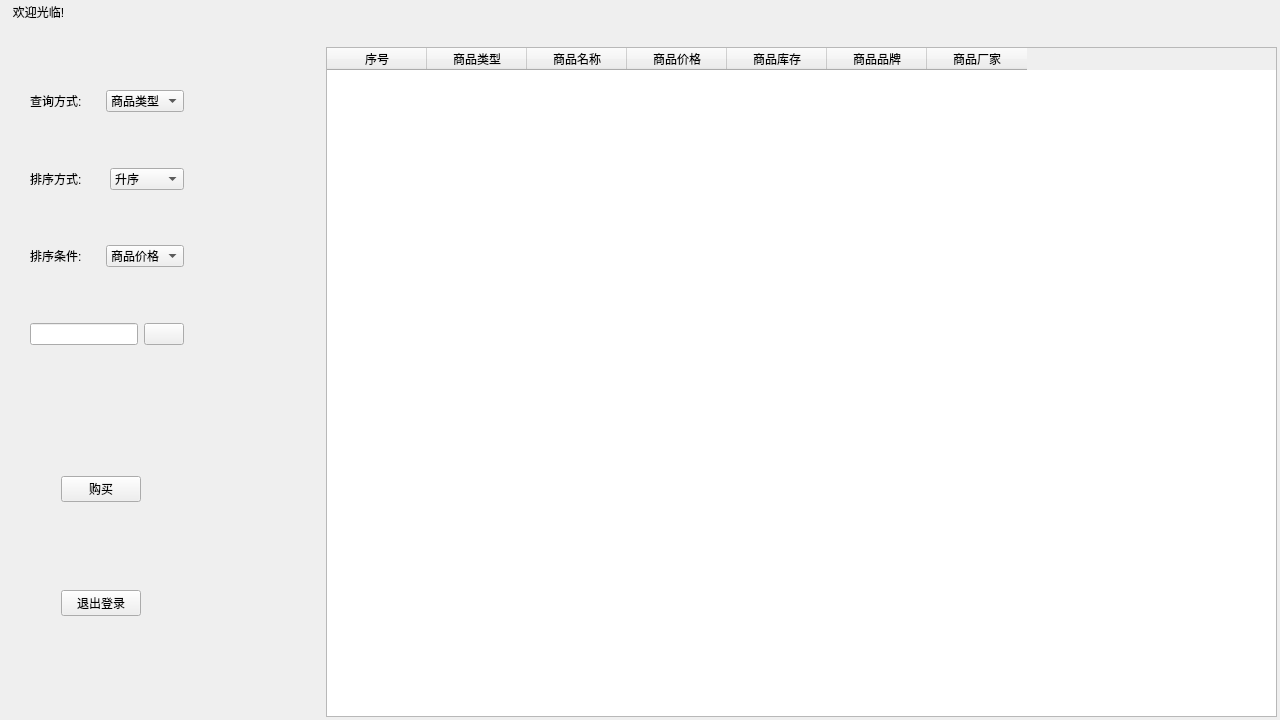
<?xml version="1.0" encoding="UTF-8"?>
<ui version="4.0">
 <class>customer</class>
 <widget class="QWidget" name="customer">
  <property name="geometry">
   <rect>
    <x>0</x>
    <y>0</y>
    <width>1280</width>
    <height>720</height>
   </rect>
  </property>
  <property name="windowTitle">
   <string>超市商品管理系统-顾客购买界面</string>
  </property>
  <property name="windowIcon">
   <iconset resource="src.qrc">
    <normaloff>:/img1/img/winIcon.jpg</normaloff>:/img1/img/winIcon.jpg</iconset>
  </property>
  <layout class="QGridLayout" name="gridLayout_10" rowstretch="0,0,0" columnstretch="1,3">
   <property name="leftMargin">
    <number>3</number>
   </property>
   <property name="topMargin">
    <number>3</number>
   </property>
   <property name="rightMargin">
    <number>3</number>
   </property>
   <property name="bottomMargin">
    <number>3</number>
   </property>
   <item row="2" column="1">
    <widget class="QTableWidget" name="tableWidget">
     <column>
      <property name="text">
       <string>序号</string>
      </property>
     </column>
     <column>
      <property name="text">
       <string>商品类型</string>
      </property>
     </column>
     <column>
      <property name="text">
       <string>商品名称</string>
      </property>
     </column>
     <column>
      <property name="text">
       <string>商品价格</string>
      </property>
     </column>
     <column>
      <property name="text">
       <string>商品库存</string>
      </property>
     </column>
     <column>
      <property name="text">
       <string>商品品牌</string>
      </property>
     </column>
     <column>
      <property name="text">
       <string>商品厂家</string>
      </property>
     </column>
    </widget>
   </item>
   <item row="1" column="0">
    <spacer name="verticalSpacer">
     <property name="orientation">
      <enum>Qt::Vertical</enum>
     </property>
     <property name="sizeType">
      <enum>QSizePolicy::Fixed</enum>
     </property>
     <property name="sizeHint" stdset="0">
      <size>
       <width>20</width>
       <height>20</height>
      </size>
     </property>
    </spacer>
   </item>
   <item row="0" column="0" colspan="2">
    <widget class="QWidget" name="widget_6" native="true">
     <layout class="QGridLayout" name="gridLayout_8">
      <property name="leftMargin">
       <number>0</number>
      </property>
      <property name="topMargin">
       <number>0</number>
      </property>
      <property name="rightMargin">
       <number>0</number>
      </property>
      <property name="bottomMargin">
       <number>0</number>
      </property>
      <item row="0" column="0">
       <widget class="QLabel" name="title_label">
        <property name="text">
         <string>   欢迎光临!</string>
        </property>
        <property name="alignment">
         <set>Qt::AlignLeading|Qt::AlignLeft|Qt::AlignVCenter</set>
        </property>
       </widget>
      </item>
     </layout>
    </widget>
   </item>
   <item row="2" column="0">
    <widget class="QWidget" name="widget" native="true">
     <layout class="QGridLayout" name="gridLayout_7">
      <item row="0" column="0">
       <widget class="QWidget" name="tool_widget" native="true">
        <layout class="QGridLayout" name="gridLayout">
         <item row="3" column="0">
          <widget class="QWidget" name="widget_4" native="true">
           <layout class="QGridLayout" name="gridLayout_4">
            <item row="0" column="0">
             <widget class="QLineEdit" name="search_line"/>
            </item>
            <item row="0" column="1">
             <widget class="QPushButton" name="search_btn">
              <property name="text">
               <string/>
              </property>
              <property name="icon">
               <iconset resource="src.qrc">
                <normaloff>:/img1/img/ser_btn.png</normaloff>:/img1/img/ser_btn.png</iconset>
              </property>
             </widget>
            </item>
            <item row="0" column="2">
             <spacer name="horizontalSpacer_5">
              <property name="orientation">
               <enum>Qt::Horizontal</enum>
              </property>
              <property name="sizeType">
               <enum>QSizePolicy::Fixed</enum>
              </property>
              <property name="sizeHint" stdset="0">
               <size>
                <width>40</width>
                <height>20</height>
               </size>
              </property>
             </spacer>
            </item>
           </layout>
          </widget>
         </item>
         <item row="2" column="0">
          <widget class="QWidget" name="widget_2" native="true">
           <layout class="QGridLayout" name="gridLayout_2">
            <item row="0" column="0">
             <widget class="QLabel" name="label_2">
              <property name="text">
               <string>排序条件:</string>
              </property>
              <property name="alignment">
               <set>Qt::AlignLeading|Qt::AlignLeft|Qt::AlignVCenter</set>
              </property>
             </widget>
            </item>
            <item row="0" column="1">
             <widget class="QComboBox" name="sort_box">
              <item>
               <property name="text">
                <string>商品价格</string>
               </property>
              </item>
              <item>
               <property name="text">
                <string>商品库存</string>
               </property>
              </item>
              <item>
               <property name="text">
                <string>商品厂家</string>
               </property>
              </item>
             </widget>
            </item>
            <item row="0" column="2">
             <spacer name="horizontalSpacer_3">
              <property name="orientation">
               <enum>Qt::Horizontal</enum>
              </property>
              <property name="sizeType">
               <enum>QSizePolicy::Fixed</enum>
              </property>
              <property name="sizeHint" stdset="0">
               <size>
                <width>40</width>
                <height>20</height>
               </size>
              </property>
             </spacer>
            </item>
           </layout>
          </widget>
         </item>
         <item row="0" column="0">
          <widget class="QWidget" name="widget_3" native="true">
           <layout class="QGridLayout" name="gridLayout_3">
            <item row="0" column="0">
             <widget class="QLabel" name="label_3">
              <property name="text">
               <string>查询方式:</string>
              </property>
             </widget>
            </item>
            <item row="0" column="1">
             <widget class="QComboBox" name="search_box">
              <item>
               <property name="text">
                <string>商品类型</string>
               </property>
              </item>
              <item>
               <property name="text">
                <string>商品名称</string>
               </property>
              </item>
              <item>
               <property name="text">
                <string>商品厂家</string>
               </property>
              </item>
             </widget>
            </item>
            <item row="0" column="2">
             <spacer name="horizontalSpacer">
              <property name="orientation">
               <enum>Qt::Horizontal</enum>
              </property>
              <property name="sizeType">
               <enum>QSizePolicy::Fixed</enum>
              </property>
              <property name="sizeHint" stdset="0">
               <size>
                <width>40</width>
                <height>20</height>
               </size>
              </property>
             </spacer>
            </item>
           </layout>
          </widget>
         </item>
         <item row="1" column="0">
          <widget class="QWidget" name="widget_5" native="true">
           <layout class="QGridLayout" name="gridLayout_6">
            <item row="0" column="0">
             <widget class="QLabel" name="label_4">
              <property name="text">
               <string>排序方式:</string>
              </property>
             </widget>
            </item>
            <item row="0" column="1">
             <widget class="QComboBox" name="method_box">
              <item>
               <property name="text">
                <string>升序</string>
               </property>
              </item>
              <item>
               <property name="text">
                <string>降序</string>
               </property>
              </item>
             </widget>
            </item>
            <item row="0" column="2">
             <spacer name="horizontalSpacer_2">
              <property name="orientation">
               <enum>Qt::Horizontal</enum>
              </property>
              <property name="sizeType">
               <enum>QSizePolicy::Fixed</enum>
              </property>
              <property name="sizeHint" stdset="0">
               <size>
                <width>40</width>
                <height>20</height>
               </size>
              </property>
             </spacer>
            </item>
           </layout>
          </widget>
         </item>
        </layout>
       </widget>
      </item>
      <item row="1" column="0">
       <widget class="QWidget" name="btn_widget" native="true">
        <layout class="QGridLayout" name="gridLayout_5">
         <item row="1" column="1">
          <widget class="QPushButton" name="exit_btn">
           <property name="text">
            <string>退出登录</string>
           </property>
          </widget>
         </item>
         <item row="0" column="1">
          <widget class="QPushButton" name="buy_btn">
           <property name="text">
            <string>购买</string>
           </property>
          </widget>
         </item>
         <item row="0" column="2">
          <spacer name="horizontalSpacer_4">
           <property name="orientation">
            <enum>Qt::Horizontal</enum>
           </property>
           <property name="sizeType">
            <enum>QSizePolicy::Expanding</enum>
           </property>
           <property name="sizeHint" stdset="0">
            <size>
             <width>40</width>
             <height>20</height>
            </size>
           </property>
          </spacer>
         </item>
         <item row="0" column="0">
          <spacer name="horizontalSpacer_6">
           <property name="orientation">
            <enum>Qt::Horizontal</enum>
           </property>
           <property name="sizeType">
            <enum>QSizePolicy::Maximum</enum>
           </property>
           <property name="sizeHint" stdset="0">
            <size>
             <width>40</width>
             <height>20</height>
            </size>
           </property>
          </spacer>
         </item>
        </layout>
       </widget>
      </item>
      <item row="0" column="1">
       <spacer name="horizontalSpacer_7">
        <property name="orientation">
         <enum>Qt::Horizontal</enum>
        </property>
        <property name="sizeType">
         <enum>QSizePolicy::Expanding</enum>
        </property>
        <property name="sizeHint" stdset="0">
         <size>
          <width>40</width>
          <height>20</height>
         </size>
        </property>
       </spacer>
      </item>
     </layout>
    </widget>
   </item>
  </layout>
 </widget>
 <resources>
  <include location="src.qrc"/>
 </resources>
 <connections/>
</ui>
